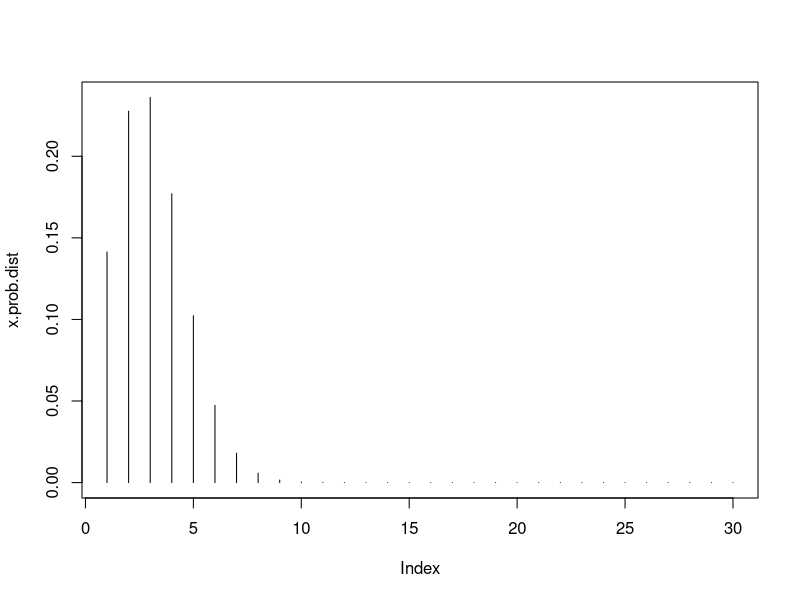

The R script that drew this image:
#### Problem 1 ####

## a ##  
# prob of exactly 5 lefties out of 30 randomly selected Americans
exactly.5 <- dbinom(5, 30, 0.1)
exactly.5

## b ##
# prob distribution of X= 0,1,...,30
x.prob.dist <- dbinom(1:30, 30, 0.1)
x.prob.dist

## c ## 
# from part (b) histogram
part.b.graph<- plot(x.prob.dist, type = "h")
part.b.graph

## d ##
# probablity there will be enough left-handed desks
# for a random group of 30 desks
prob.desk<- pbinom(3,30,0.1)
prob.desk

#### Problem 2 ####

## a ##
# percent of newborn babies over 9 pounds
above.9<- pnorm(9,mean= 7.0, sd= 1.2, lower.tail = FALSE)
above.9

## b ##
# percent of newborns weigh between 6 and 8 pounds
below.8<- pnorm(8.0, 7.0, 1.2, lower.tail = FALSE)
below.6<- pnorm(6.0, 7.0, 1.2, lower.tail = FALSE)
between.6.and.8<- below.8-below.6
between.6.and.8

## c ##
# 85th percentile of newborn baby weights
percentile.85<- qnorm(0.85, 7.0, 1.2)
percentile.85

## d ##
# randomly generate the weights of 10 newborn babies
set.seed(10)
random.10<- rnorm(10,7.0,1.2)
random.10
# mean of 10 sampled weights
mean(random.10)
# sd of 10 sampled weights
sd(random.10)
# The mean is pretty close to the population mean and the 
# standard deviation is not as close to the population
# standard deviation.

## e ##
random.10<- rnorm(10,7.0,1.2)
random.10
# mean of 10 sampled weights
mean(random.10)
# sd of 10 sampled weights
sd(random.10)
# Same comment as in d.

#### Problem 3 ####

## a ##
set.seed(10000)
random.sample<- rnorm(10000,0,1)
sample.squared<- random.sample^2
sample.squared

## b ##
length(subset(sample.squared,sample.squared< 2))/10000

1/sqrt(10000)

## c  ##
set.seed(10000)
random.chi<- pchisq(10000,1)
length(subset(random.chi,random.chi<2))/10000
